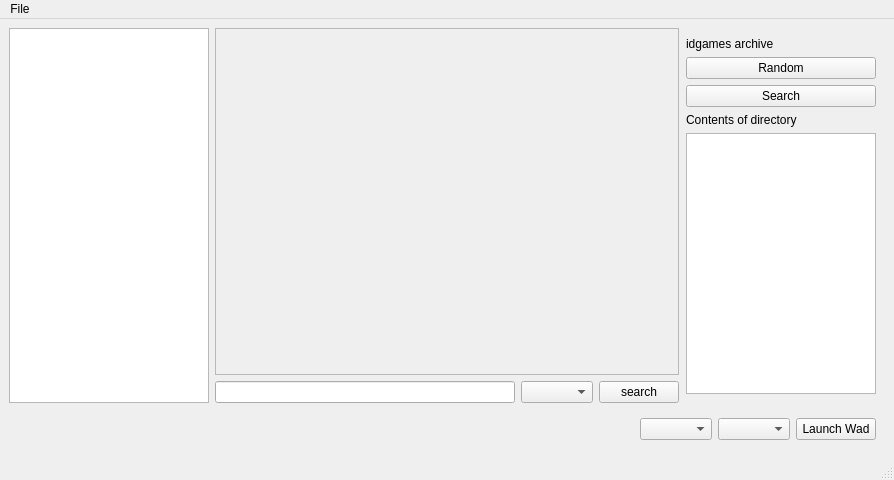
<?xml version="1.0" encoding="UTF-8"?>
<ui version="4.0">
 <class>MainWindow</class>
 <widget class="QMainWindow" name="MainWindow">
  <property name="geometry">
   <rect>
    <x>0</x>
    <y>0</y>
    <width>894</width>
    <height>480</height>
   </rect>
  </property>
  <property name="windowTitle">
   <string>MainWindow</string>
  </property>
  <widget class="QWidget" name="centralwidget">
   <layout class="QVBoxLayout" name="verticalLayout_2">
    <item>
     <layout class="QHBoxLayout" name="horizontalLayout_2">
      <item>
       <widget class="QListView" name="WadList">
        <property name="maximumSize">
         <size>
          <width>200</width>
          <height>16777215</height>
         </size>
        </property>
       </widget>
      </item>
      <item>
       <widget class="QStackedWidget" name="MainContentStack">
        <property name="currentIndex">
         <number>0</number>
        </property>
        <widget class="QWidget" name="idgamesSearch">
         <property name="enabled">
          <bool>true</bool>
         </property>
         <layout class="QVBoxLayout" name="verticalLayout_7">
          <property name="leftMargin">
           <number>0</number>
          </property>
          <property name="topMargin">
           <number>0</number>
          </property>
          <property name="rightMargin">
           <number>0</number>
          </property>
          <property name="bottomMargin">
           <number>0</number>
          </property>
          <item>
           <widget class="QScrollArea" name="search_results_container">
            <property name="frameShape">
             <enum>QFrame::StyledPanel</enum>
            </property>
            <property name="lineWidth">
             <number>0</number>
            </property>
            <property name="widgetResizable">
             <bool>true</bool>
            </property>
            <widget class="QWidget" name="search_results">
             <property name="geometry">
              <rect>
               <x>0</x>
               <y>0</y>
               <width>460</width>
               <height>325</height>
              </rect>
             </property>
            </widget>
           </widget>
          </item>
          <item>
           <layout class="QHBoxLayout" name="search_layout">
            <property name="topMargin">
             <number>0</number>
            </property>
            <item>
             <widget class="QLineEdit" name="searchbar_input"/>
            </item>
            <item>
             <widget class="QComboBox" name="searchbar_type_selector"/>
            </item>
            <item>
             <widget class="QPushButton" name="searchbar_search">
              <property name="text">
               <string>search</string>
              </property>
             </widget>
            </item>
           </layout>
          </item>
         </layout>
        </widget>
        <widget class="QWidget" name="idgamesRandom"/>
       </widget>
      </item>
      <item>
       <widget class="QWidget" name="SideBar" native="true">
        <property name="maximumSize">
         <size>
          <width>200</width>
          <height>16777215</height>
         </size>
        </property>
        <layout class="QVBoxLayout" name="verticalLayout">
         <property name="sizeConstraint">
          <enum>QLayout::SetDefaultConstraint</enum>
         </property>
         <property name="leftMargin">
          <number>1</number>
         </property>
         <item>
          <widget class="QWidget" name="DoomWorldWidget" native="true">
           <property name="minimumSize">
            <size>
             <width>0</width>
             <height>0</height>
            </size>
           </property>
           <layout class="QVBoxLayout" name="verticalLayout_3">
            <property name="leftMargin">
             <number>0</number>
            </property>
            <property name="topMargin">
             <number>0</number>
            </property>
            <property name="rightMargin">
             <number>0</number>
            </property>
            <property name="bottomMargin">
             <number>0</number>
            </property>
            <item>
             <widget class="QLabel" name="doomworldLabel">
              <property name="text">
               <string>idgames archive</string>
              </property>
             </widget>
            </item>
            <item>
             <widget class="QPushButton" name="random_widget_button">
              <property name="text">
               <string>Random</string>
              </property>
             </widget>
            </item>
            <item>
             <widget class="QPushButton" name="search_widget_button">
              <property name="text">
               <string>Search</string>
              </property>
             </widget>
            </item>
           </layout>
          </widget>
         </item>
         <item>
          <widget class="QLabel" name="wadDirListLabel">
           <property name="text">
            <string>Contents of directory</string>
           </property>
          </widget>
         </item>
         <item>
          <widget class="QListView" name="WadDirList">
           <property name="sizePolicy">
            <sizepolicy hsizetype="Fixed" vsizetype="Expanding">
             <horstretch>0</horstretch>
             <verstretch>0</verstretch>
            </sizepolicy>
           </property>
           <property name="maximumSize">
            <size>
             <width>16777215</width>
             <height>16777215</height>
            </size>
           </property>
          </widget>
         </item>
        </layout>
       </widget>
      </item>
     </layout>
    </item>
    <item>
     <widget class="QWidget" name="LaunchBar" native="true">
      <layout class="QHBoxLayout" name="horizontalLayout">
       <item>
        <widget class="QLabel" name="selectedWadName">
         <property name="text">
          <string/>
         </property>
        </widget>
       </item>
       <item>
        <spacer name="horizontalSpacer">
         <property name="orientation">
          <enum>Qt::Horizontal</enum>
         </property>
         <property name="sizeHint" stdset="0">
          <size>
           <width>40</width>
           <height>20</height>
          </size>
         </property>
        </spacer>
       </item>
       <item>
        <widget class="QComboBox" name="iWadSelector"/>
       </item>
       <item>
        <widget class="QComboBox" name="sourcePortSelector"/>
       </item>
       <item>
        <widget class="QPushButton" name="launchWadButton">
         <property name="text">
          <string>Launch Wad</string>
         </property>
        </widget>
       </item>
      </layout>
     </widget>
    </item>
   </layout>
  </widget>
  <widget class="QMenuBar" name="menubar">
   <property name="geometry">
    <rect>
     <x>0</x>
     <y>0</y>
     <width>894</width>
     <height>25</height>
    </rect>
   </property>
   <widget class="QMenu" name="menuFile">
    <property name="title">
     <string>File</string>
    </property>
    <addaction name="actionImport_zip"/>
   </widget>
   <addaction name="menuFile"/>
  </widget>
  <widget class="QStatusBar" name="statusbar"/>
  <action name="actionImport_zip">
   <property name="checkable">
    <bool>false</bool>
   </property>
   <property name="text">
    <string>import zip</string>
   </property>
  </action>
 </widget>
 <resources/>
 <connections/>
</ui>
